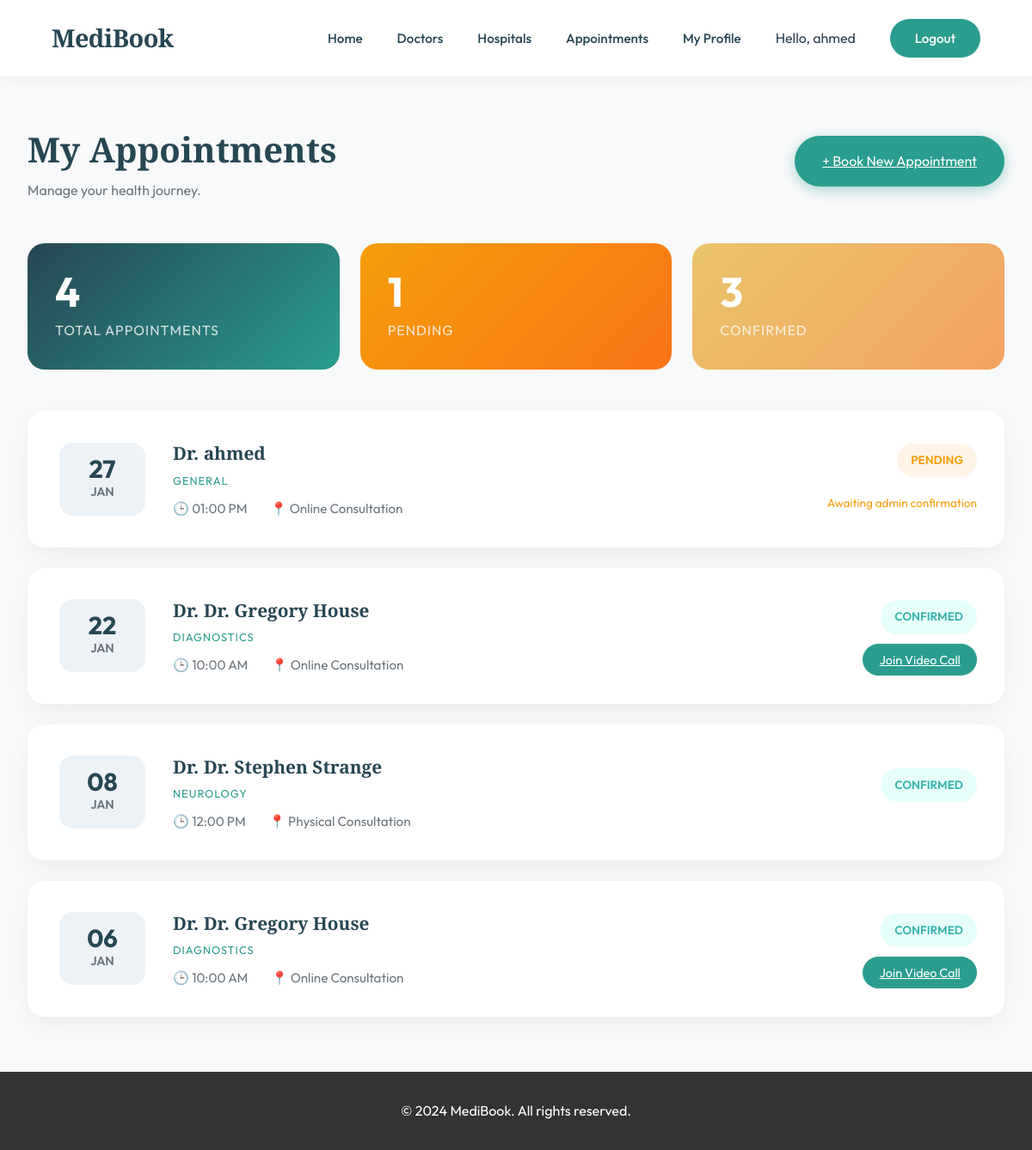
The app's page /dashboard (signed in) with its own data.
### database.py (models this page shows)
class User(UserMixin, db.Model):
    id = db.Column(db.Integer, primary_key=True)
    name = db.Column(db.String(100), nullable=False)
    email = db.Column(db.String(120), unique=True, nullable=False)
    password = db.Column(db.String(200), nullable=False)
    role = db.Column(db.String(20), nullable=False)  # 'patient', 'doctor', 'admin'
    phone_number = db.Column(db.String(20), nullable=True)
    membership_id = db.Column(db.String(20), unique=True, nullable=True)
    appointments_as_patient = db.relationship('Appointment', backref='patient', foreign_keys='Appointment.patient_id', lazy=True)

class Appointment(db.Model):
    id = db.Column(db.Integer, primary_key=True)
    patient_id = db.Column(db.Integer, db.ForeignKey('user.id'), nullable=False)
    doctor_id = db.Column(db.Integer, db.ForeignKey('doctor.id'), nullable=False)
    date_time = db.Column(db.DateTime, nullable=False)
    status = db.Column(db.String(20), default='pending')  # 'pending', 'confirmed', 'completed', 'cancelled'
    type = db.Column(db.String(20), default='online') # 'online', 'physical'
    meeting_link = db.Column(db.String(200), nullable=True)
    notes = db.Column(db.Text, nullable=True)
    created_at = db.Column(db.DateTime, default=datetime.utcnow)

class Doctor(db.Model):
    id = db.Column(db.Integer, primary_key=True)
    user_id = db.Column(db.Integer, db.ForeignKey('user.id'), nullable=False)
    specialization = db.Column(db.String(100), nullable=False)
    bio = db.Column(db.Text, nullable=True)
    experience_years = db.Column(db.Integer, nullable=True)
    consultation_fee = db.Column(db.Float, nullable=False, default=50.0)
    image_url = db.Column(db.String(200), nullable=True)
    education = db.Column(db.Text, nullable=True)  # Can store multiple degrees/institutions
    city = db.Column(db.String(100), nullable=True)
    country = db.Column(db.String(100), nullable=True)
    hospital_id = db.Column(db.Integer, db.ForeignKey('hospital.id'), nullable=True)
    user = db.relationship('User', backref=db.backref('doctor_profile', uselist=False))
    hospital = db.relationship('Hospital', backref=db.backref('doctors', lazy=True))
    appointments = db.relationship('Appointment', backref='doctor', foreign_keys='Appointment.doctor_id', lazy=True)

### app.py (the view, shortened to what this page needs)
@app.route('/dashboard')
@login_required
def dashboard():
    if current_user.role == 'doctor':
        if not current_user.doctor_profile:
            flash('Doctor profile not found.', 'error')
            return redirect(url_for('profile'))
        appointments = Appointment.query.filter_by(doctor_id=current_user.doctor_profile.id).all()
        return render_template('dashboard_doctor.html', appointments=appointments)
    elif current_user.role == 'patient':
        appointments = Appointment.query.filter_by(patient_id=current_user.id).all()
        return render_template('dashboard_patient.html', appointments=appointments)
    else:
        flash('Access denied.', 'error')
        return redirect(url_for('index'))

### app.py (called while the page is built, shortened)
def get_current_admin():
    if 'admin_user_id' not in session or 'admin_authenticated' not in session:
        return None

@app.context_processor
def inject_admin_user():
    admin_user = get_current_admin()
    if not admin_user:
        return dict(admin_user=None)
    if current_user.is_authenticated:
        if current_user.id != admin_user.id:
            return dict(admin_user=None)
    return dict(admin_user=admin_user)

@login_manager.user_loader
def load_user(user_id):
    return User.query.get(int(user_id))

### templates/dashboard_patient.html (shortened to what this page needs)
{% extends "base.html" %}
{% block content %}
<div class="container page-spacer">
    <div class="dashboard-header"
        style="display: flex; justify-content: space-between; align-items: center; margin-bottom: 3rem;">
        <div>
            <h2 style="font-size: 2.5rem; color: var(--secondary);">My Appointments</h2>
            <p style="color: var(--text-muted);">Manage your health journey.</p>
        </div>
        <a href="{{ url_for('list_doctors') }}" class="btn-primary" style="padding: 1rem 2rem; border-radius: 50px;">
            + Book New Appointment
        </a>
    </div>
    <div class="dashboard-stats">
        <div class="stat-card">
            <div class="stat-number">{{ appointments|length }}</div>
            <div class="stat-label">Total Appointments</div>
        </div>
        <div class="stat-card" style="background: linear-gradient(135deg, #F59E0B, #F97316);">
            <div class="stat-number">
                {{ appointments | selectattr('status', 'equalto', 'pending') | list | length }}
            </div>
            <div class="stat-label">Pending</div>
        </div>
        <div class="stat-card" style="background: linear-gradient(135deg, #E9C46A, #F4A261);">
            <div class="stat-number">
                {{ appointments | selectattr('status', 'equalto', 'confirmed') | list | length }}
            </div>
            <div class="stat-label">Confirmed</div>
        </div>
    </div>
    {% if appointments %}
    <div class="appointments-list">
        {% for appt in appointments|sort(attribute='date_time', reverse=true) %}
        <div class="appt-card status-{{ appt.status }}">
            <div class="appt-date-box">
                <div class="appt-date-day">{{ appt.date_time.strftime('%d') }}</div>
                <div class="appt-date-month">{{ appt.date_time.strftime('%b') }}</div>
            </div>
            <div class="appt-info" style="flex-grow: 1;">
                <h4>Dr. {{ appt.doctor.user.name }}</h4>
                <p style="text-transform: uppercase; font-size: 0.8rem; letter-spacing: 1px; color: var(--primary);">
                    {{ appt.doctor.specialization }}
                </p>
                <p style="margin-top: 0.5rem;">
                    <span style="margin-right: 1.5rem;">🕒 {{ appt.date_time.strftime('%I:%M %p') }}</span>
                    <span>📍 {{ appt.type|title }} Consultation</span>
                </p>
            </div>
            <div class="appt-actions" style="text-align: right;">
                <span class="status-badge" style="
                        display: inline-block;
                        padding: 0.5rem 1rem;
                        border-radius: 50px;
                        font-size: 0.85rem;
                        font-weight: 600;
                        text-transform: uppercase;
                        background: {% if appt.status == 'pending' %}#FFF4E6; color: #F59E0B;{% elif appt.status == 'confirmed' or appt.status == 'scheduled' %}#E6FFFA; color: #38B2AC;{% elif appt.status == 'cancelled' %}#FFF5F5; color: #E53E3E;{% else %}#EBF8FF; color: #4299E1;{% endif %}
                        margin-bottom: 1rem;
                    ">
                    {{ appt.status|title }}
                </span>
                <br>
                {% if appt.status == 'pending' %}
                <small style="color: #F59E0B; font-size: 0.85rem;">Awaiting admin confirmation</small>
                {% elif appt.type == 'online' and appt.status == 'confirmed' %}
                <a href="{{ appt.meeting_link }}" target="_blank" class="nav-btn"
                    style="padding: 0.6rem 1.2rem; font-size: 0.9rem;">
                    Join Video Call
                </a>
                {% endif %}
            </div>
        </div>
        {% endfor %}
    </div>
    {% endif %}
</div>
{% endblock %}

### templates/base.html (shortened to what this page needs)
<!DOCTYPE html>
<html lang="en">
<head>
    <link rel="stylesheet" href="{{ url_for('static', filename='css/style.css') }}?v=3">
</head>
<body>
    <nav class="navbar">
        <div class="nav-brand">MediBook</div>
        <div class="nav-links">
            <a href="{{ url_for('index') }}">Home</a>
            <a href="{{ url_for('list_doctors') }}">Doctors</a>
            <a href="{{ url_for('list_hospitals') }}">Hospitals</a>
            {% if current_user.is_authenticated %}
            <a href="{{ url_for('dashboard') }}">Appointments</a>
            <a href="{{ url_for('profile') }}">My Profile</a>
            <span class="user-greeting">Hello, {{ current_user.name }}</span>
            <a href="{{ url_for('logout') }}" class="nav-btn">Logout</a>
            {% else %}
            <a href="{{ url_for('login') }}">Login</a>
            <a href="{{ url_for('register') }}" class="nav-btn">Sign Up</a>
            {% endif %}
        </div>
    </nav>
    <div class="main-content">
        {% block content %}{% endblock %}
    </div>
    <footer style="background: #333; color: white; padding: 2rem; text-align: center; margin-top: 4rem;">
        <div class="container">
            <p>&copy; 2024 MediBook. All rights reserved.</p>
        </div>
    </footer>
</body>
</html>

### static/css/style.css (style rules this page uses)
:root { --primary: #2A9D8F; --primary-dark: #21867a; --secondary: #264653; --accent: #E9C46A; --bg-light: #F8F9FA; --text-main: #2C3E50; --text-muted: #6C757D; --gradient-hero: linear-gradient(135deg, rgba(38, 70, 83, 0.9), rgba(42, 157, 143, 0.8)); --glass-bg: rgba(255, 255, 255, 0.85); --glass-border: 1px solid rgba(255, 255, 255, 0.3); --shadow-soft: 0 10px 30px rgba(0, 0, 0, 0.05); --shadow-hover: 0 20px 40px rgba(0, 0, 0, 0.1); }
* { margin: 0; padding: 0; box-sizing: border-box; }
.page-spacer { padding-top: 140px !important; min-height: 80vh; }
body { font-family: 'Outfit', sans-serif; background-color: var(--bg-light); color: var(--text-main); line-height: 1.7; overflow-x: hidden; }
h1, h2, h3, h4 { font-family: 'Playfair Display', serif; font-weight: 600; }
.navbar { background: rgba(255, 255, 255, 0.95); backdrop-filter: blur(10px); padding: 1.25rem 5%; display: flex; justify-content: space-between; align-items: center; position: fixed; width: 100%; top: 0; z-index: 1000; box-shadow: 0 2px 20px rgba(0, 0, 0, 0.05); }
.nav-brand { font-family: 'Playfair Display', serif; font-size: 1.8rem; font-weight: 700; color: var(--secondary); letter-spacing: -0.5px; }
.nav-links { display: flex; gap: 2.5rem; align-items: center; }
.nav-links a { text-decoration: none; color: var(--secondary); font-weight: 500; font-size: 0.95rem; position: relative; transition: color 0.3s; }
.nav-links a::after { content: ''; position: absolute; width: 0; height: 1px; bottom: -4px; left: 0; background-color: var(--primary); transition: width 0.3s ease; }
.nav-btn { padding: 0.6rem 1.8rem; background-color: var(--primary); color: white !important; border-radius: 50px; transition: all 0.3s ease; }
.btn-primary { background-color: var(--primary); color: white; box-shadow: 0 4px 15px rgba(42, 157, 143, 0.4); }
.container { max-width: 1200px; margin: 0 auto; padding: 0 2rem; }
:root { --dark-bg: #111A16; --dark-card: #1C2621; --dark-input: #2D3B35; --dark-text: #F0F4F2; --accent-red: #E53E3E; --accent-green: #2A9D8F; }
.appt-card { background: white; border-radius: 20px; padding: 2rem; display: flex; align-items: center; gap: 2rem; margin-bottom: 1.5rem; box-shadow: 0 10px 30px rgba(0, 0, 0, 0.05); transition: all 0.3s ease; border-left: 5px solid transparent; }
.appt-date-box { background: #EDF2F7; padding: 1rem; border-radius: 16px; text-align: center; min-width: 100px; }
.appt-date-day { font-size: 1.8rem; font-weight: 700; color: var(--secondary); line-height: 1; }
.appt-date-month { font-size: 0.9rem; color: var(--text-muted); text-transform: uppercase; font-weight: 600; }
.appt-info h4 { font-size: 1.3rem; color: var(--secondary); margin-bottom: 0.2rem; }
.appt-info p { color: var(--text-muted); font-size: 0.95rem; }
.dashboard-stats { display: grid; grid-template-columns: repeat(auto-fit, minmax(200px, 1fr)); gap: 1.5rem; margin-bottom: 3rem; }
.stat-card { background: linear-gradient(135deg, var(--secondary), var(--primary)); padding: 2rem; border-radius: 20px; color: white; }
.stat-number { font-size: 3rem; font-weight: 700; line-height: 1; margin-bottom: 0.5rem; }
.stat-label { opacity: 0.8; font-size: 1rem; text-transform: uppercase; letter-spacing: 1px; }

### records on screen
User: name "ahmed"
Appointment: date_time "27", date_time "JAN", doctor.user.name "ahmed", doctor.specialization "GENERAL", date_time "01:00 PM", type "Online", status "PENDING", shows "Awaiting admin confirmation"
Appointment: date_time "22", date_time "JAN", doctor.user.name "Dr. Gregory House", doctor.specialization "DIAGNOSTICS", date_time "10:00 AM", type "Online", status "CONFIRMED"
Appointment: date_time "08", date_time "JAN", doctor.user.name "Dr. Stephen Strange", doctor.specialization "NEUROLOGY", date_time "12:00 PM", type "Physical", status "CONFIRMED"
Appointment: date_time "06", date_time "JAN", doctor.user.name "Dr. Gregory House", doctor.specialization "DIAGNOSTICS", date_time "10:00 AM", type "Online", status "CONFIRMED"

### other values on screen
{{ appointments|length }} "4"
